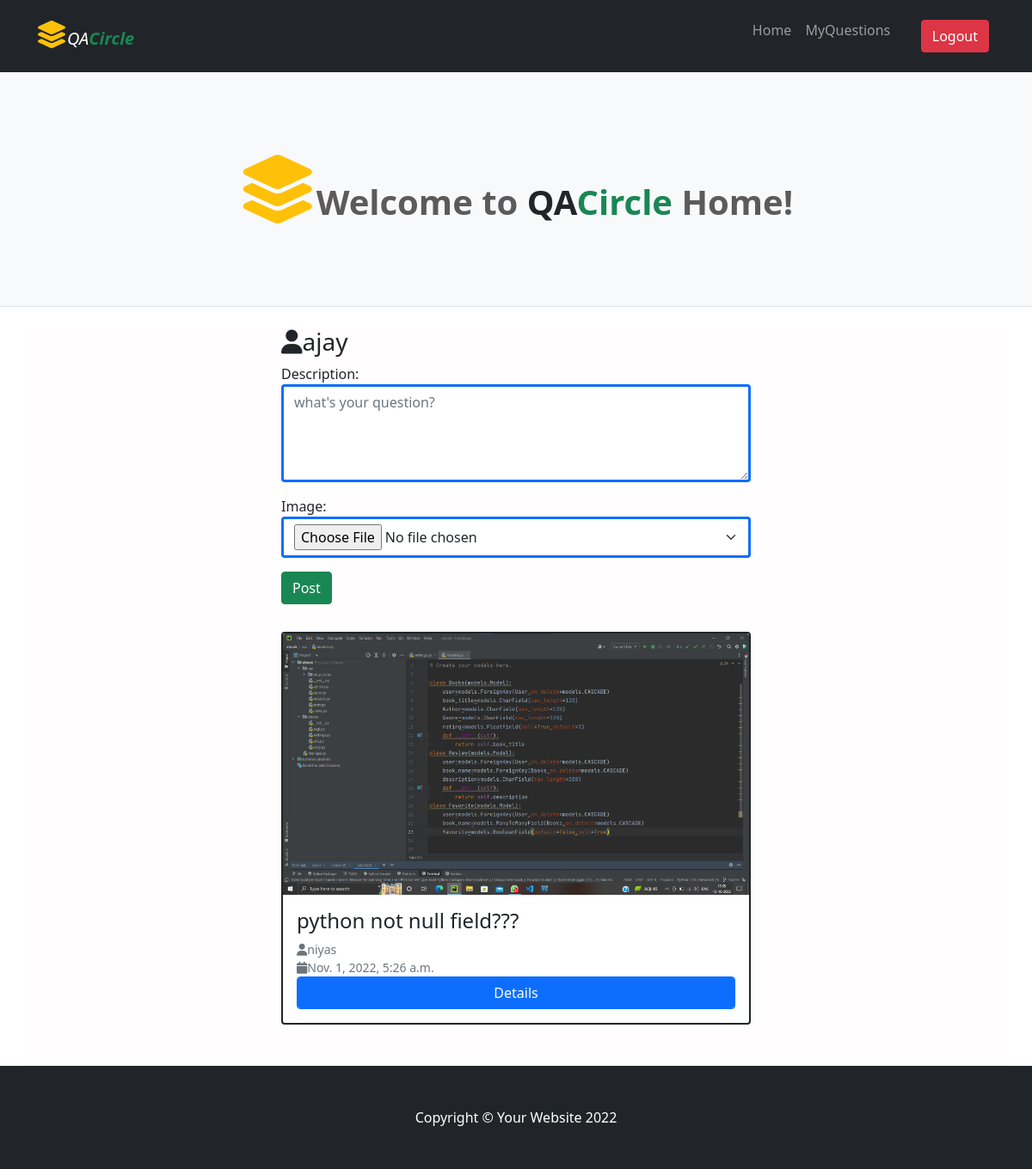
The page /index (signed in) on the database as committed earlier.
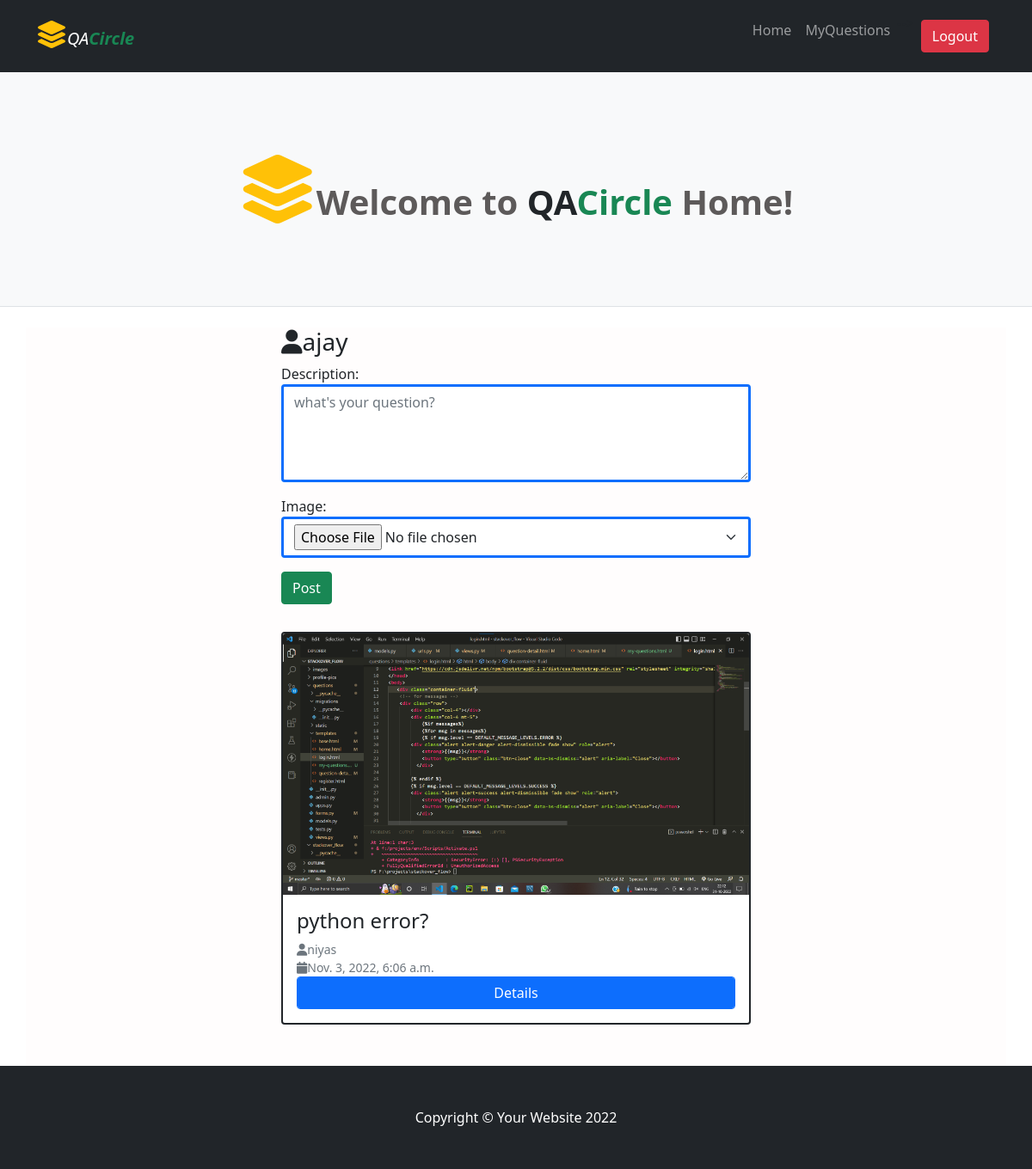
The same page on the database as committed later.
### questions/models.py (models this page shows, shortened)
class Questions(models.Model):
    user=models.ForeignKey(MyUser,on_delete=models.CASCADE)
    description=models.CharField(max_length=120)
    image=models.ImageField(upload_to="images",null=True,blank=True)
    asked_date=models.DateTimeField(auto_now_add=True)
    is_active=models.BooleanField(default=True)

class MyUser(AbstractUser):
    phone=models.CharField(max_length=120)
    profile_pic=models.ImageField(upload_to="profile-pics",null=True)

### questions/views.py (the view, shortened to what this page needs)
# urls.py: path("index",views.IndexView.as_view(),name="index"),
@method_decorator(decs,name="dispatch")
class IndexView(SuccessMessageMixin,CreateView,ListView):
    model=Questions
    form_class=QuestionForm
    template_name="home.html"
    success_message="Question added Successfully"
    success_url=reverse_lazy("index")
    context_object_name="questions"
    def get_queryset(self):
        return Questions.objects.all().exclude(user=self.request.user)

### questions/forms.py
class QuestionForm(forms.ModelForm):
    class Meta:
        model=Questions
        fields=[
            "description",
            "image",
        ]
        widgets={
            "description":forms.Textarea(attrs={"class":"form-control border border-primary border border-3","rows":4,"placeholder":"what's your question?"}),
            "image":forms.FileInput(attrs={"class":"form-select border border-primary border border-3"})
        }

### questions/views.py (called while the page is built)
def signin_required(fn):
    def wrapper(request,*args,**kwargs):
        if not request.user.is_authenticated:
            messages.error(request,"you must login")
            return redirect("login")
        else:
            return fn(request,*args,**kwargs)
    return wrapper

### questions/templates/home.html (shortened to what this page needs)
{%extends 'base.html'%}
{%block body_block%}
<div class="container-fluid" style="background-color: rgb(255, 253, 253);">
    <div class="row">
        <div class="col-3"></div>
        <div class="col-6">
            <h3><i class="fa-sharp fa-solid fa-user"></i>{{request.user}}</h3>
            <form action="" method="post" enctype="multipart/form-data">
                {{form.as_p}}
                <input type="submit" name="" id="" value="Post" class="btn btn-success mb-2">
            </form>
        </div>
        <div class="col-3"></div>
    </div>
    <div class="row mt-4">
        {%for q in questions%}
        <div class="col-lg-3">
        </div>
        <div class="col-lg-6">
            <div class="card mb-4 border border-dark border border-2">
                {%if q.image%}
                    <a href="#!"><img class="card-img-top" src="{{q.image.url}}" alt="..." /></a>
                {%endif%}
                <div class="card-body">
                    <h2 class="card-title h4">{{q.description}}</h2>
                    <div class="small text-muted"><i class="fa-sharp fa-solid fa-user"></i>{{q.user}}</div>
                    <div class="small text-muted"><i class="fa-sharp fa-solid fa-calendar"></i>{{q.asked_date}}</div>
                    <a class="btn btn-primary form-control" href="{%url 'question-details' q.id%}">Details</a>
                    </div>
                </div>
            </div>
  <div class="col-lg-3">
</div>
  {%endfor%}
    </div>
</div>
{%endblock%}

Rows that differ between the two databases and show on the page:
removed Questions: image (picture), description "python not null field???", user "niyas", asked_date "Nov. 1, 2022, 5:26 a.m."
added Questions: image (picture), description "python error?", user "niyas", asked_date "Nov. 3, 2022, 6:06 a.m."
